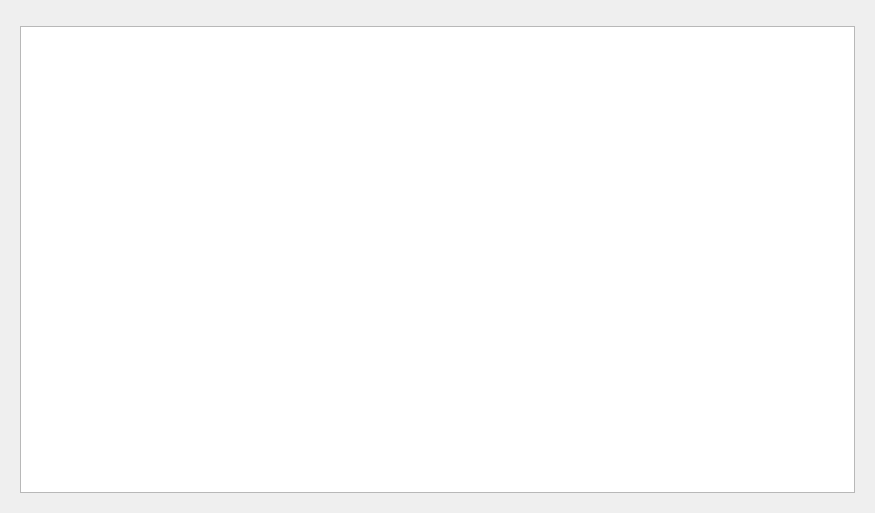
<?xml version="1.0" encoding="UTF-8"?>
<ui version="4.0">
 <class>ChartsWidget</class>
 <widget class="QWidget" name="ChartsWidget">
  <property name="geometry">
   <rect>
    <x>0</x>
    <y>0</y>
    <width>875</width>
    <height>513</height>
   </rect>
  </property>
  <layout class="QVBoxLayout" name="verticalLayout_2">
   <item>
    <widget class="Tomahawk::Breadcrumb" name="breadCrumbLeft" native="true"/>
   </item>
   <item>
    <widget class="QStackedWidget" name="stackLeft">
     <widget class="QWidget" name="page">
      <layout class="QHBoxLayout" name="horizontalLayout_2">
       <item>
        <widget class="GridView" name="tracksView">
        </widget>
       </item>
      </layout>
     </widget>
     <widget class="QWidget" name="page1">
      <layout class="QHBoxLayout" name="horizontalLayout">
       <item>
        <widget class="GridView" name="artistsView">
        </widget>
       </item>
      </layout>
     </widget>
     <widget class="QWidget" name="page2">
      <layout class="QVBoxLayout" name="verticalLayout">
       <item>
        <widget class="GridView" name="albumsView">
        </widget>
       </item>
      </layout>
     </widget>
    </widget>
   </item>
  </layout>
 </widget>
 <customwidgets>
  <customwidget>
   <class>GridView</class>
   <extends>QListView</extends>
   <header location="global">playlist/GridView.h</header>
  </customwidget>
  <customwidget>
   <class>TreeView</class>
   <extends>QTreeView</extends>
   <header>playlist/TreeView.h</header>
  </customwidget>
  <customwidget>
   <class>PlaylistView</class>
   <extends>QTreeView</extends>
   <header>playlist/PlaylistView.h</header>
  </customwidget>
  <customwidget>
   <class>Tomahawk::Breadcrumb</class>
   <extends>QWidget</extends>
   <header>widgets/Breadcrumb.h</header>
   <container>1</container>
  </customwidget>
 </customwidgets>
 <resources/>
 <connections/>
</ui>
